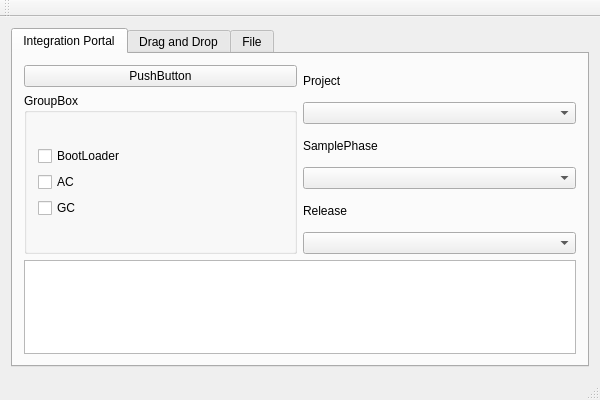
<?xml version="1.0" encoding="UTF-8"?>
<ui version="4.0">
 <class>RemoteHiddenHelperClass</class>
 <widget class="QMainWindow" name="RemoteHiddenHelperClass">
  <property name="geometry">
   <rect>
    <x>0</x>
    <y>0</y>
    <width>600</width>
    <height>400</height>
   </rect>
  </property>
  <property name="windowTitle">
   <string>RemoteHiddenHelper</string>
  </property>
  <widget class="QWidget" name="centralWidget">
   <layout class="QHBoxLayout" name="horizontalLayout">
    <item>
     <layout class="QVBoxLayout" name="verticalLayout">
      <item>
       <widget class="QTabWidget" name="tabWidget">
        <property name="currentIndex">
         <number>0</number>
        </property>
        <widget class="QWidget" name="Integration">
         <attribute name="title">
          <string>Integration Portal</string>
         </attribute>
         <layout class="QVBoxLayout" name="verticalLayout_4" stretch="2,1">
          <item>
           <layout class="QHBoxLayout" name="horizontalLayout_2">
            <item>
             <layout class="QVBoxLayout" name="verticalLayout_12">
              <item>
               <widget class="QPushButton" name="btnFlash">
                <property name="text">
                 <string>PushButton</string>
                </property>
               </widget>
              </item>
              <item>
               <widget class="QGroupBox" name="groupBox">
                <property name="title">
                 <string>GroupBox</string>
                </property>
                <layout class="QVBoxLayout" name="verticalLayout_14">
                 <item>
                  <layout class="QVBoxLayout" name="verticalLayout_13">
                   <item>
                    <widget class="QCheckBox" name="cbxBootloader">
                     <property name="text">
                      <string>BootLoader</string>
                     </property>
                    </widget>
                   </item>
                   <item>
                    <widget class="QCheckBox" name="cbxAC">
                     <property name="text">
                      <string>AC</string>
                     </property>
                    </widget>
                   </item>
                   <item>
                    <widget class="QCheckBox" name="cbxGC">
                     <property name="text">
                      <string>GC</string>
                     </property>
                    </widget>
                   </item>
                  </layout>
                 </item>
                </layout>
               </widget>
              </item>
             </layout>
            </item>
            <item>
             <layout class="QVBoxLayout" name="verticalLayout_11">
              <item>
               <widget class="QLabel" name="lProject">
                <property name="text">
                 <string>Project</string>
                </property>
               </widget>
              </item>
              <item>
               <widget class="QComboBox" name="cbProject"/>
              </item>
              <item>
               <widget class="QLabel" name="lSamplePhase">
                <property name="frameShape">
                 <enum>QFrame::NoFrame</enum>
                </property>
                <property name="frameShadow">
                 <enum>QFrame::Plain</enum>
                </property>
                <property name="lineWidth">
                 <number>1</number>
                </property>
                <property name="text">
                 <string>SamplePhase</string>
                </property>
                <property name="textFormat">
                 <enum>Qt::AutoText</enum>
                </property>
               </widget>
              </item>
              <item>
               <widget class="QComboBox" name="cbSamplePhase"/>
              </item>
              <item>
               <widget class="QLabel" name="lRelease">
                <property name="text">
                 <string>Release</string>
                </property>
               </widget>
              </item>
              <item>
               <widget class="QComboBox" name="cbRelease"/>
              </item>
             </layout>
            </item>
           </layout>
          </item>
          <item>
           <layout class="QVBoxLayout" name="verticalLayout_2">
            <item>
             <widget class="QListView" name="listView"/>
            </item>
           </layout>
          </item>
         </layout>
        </widget>
        <widget class="QWidget" name="tab_2">
         <attribute name="title">
          <string>Drag and Drop</string>
         </attribute>
         <layout class="QHBoxLayout" name="horizontalLayout_4">
          <item>
           <widget class="QFrame" name="frame">
            <property name="frameShape">
             <enum>QFrame::StyledPanel</enum>
            </property>
            <property name="frameShadow">
             <enum>QFrame::Raised</enum>
            </property>
           </widget>
          </item>
         </layout>
        </widget>
        <widget class="QWidget" name="tab">
         <attribute name="title">
          <string>File</string>
         </attribute>
        </widget>
       </widget>
      </item>
     </layout>
    </item>
   </layout>
  </widget>
  <widget class="QMenuBar" name="menuBar">
   <property name="geometry">
    <rect>
     <x>0</x>
     <y>0</y>
     <width>600</width>
     <height>21</height>
    </rect>
   </property>
  </widget>
  <widget class="QToolBar" name="mainToolBar">
   <attribute name="toolBarArea">
    <enum>TopToolBarArea</enum>
   </attribute>
   <attribute name="toolBarBreak">
    <bool>false</bool>
   </attribute>
  </widget>
  <widget class="QStatusBar" name="statusBar"/>
 </widget>
 <layoutdefault spacing="6" margin="11"/>
 <resources>
  <include location="remotehiddenhelper.qrc"/>
 </resources>
 <connections/>
</ui>
